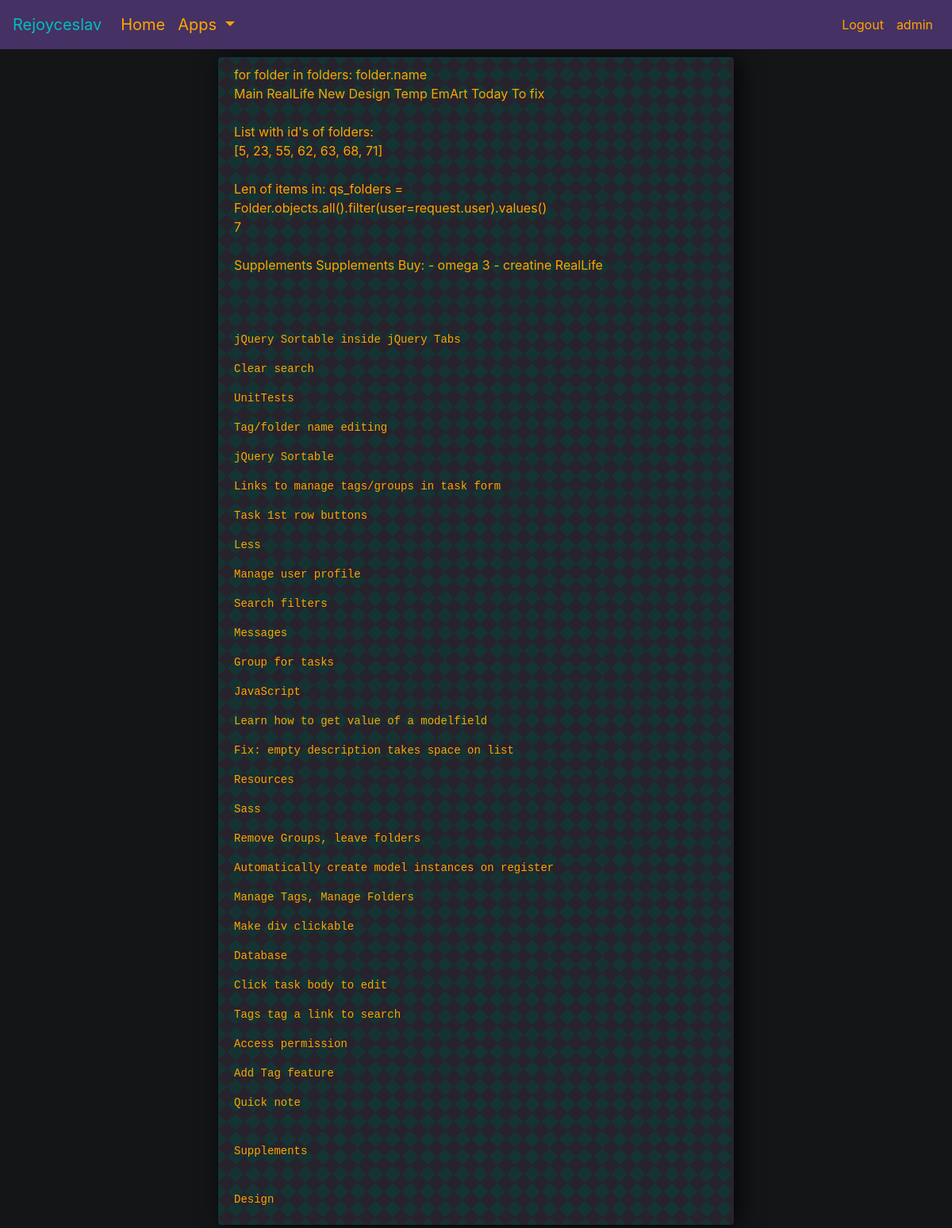
Screenshot of /test/ (signed in) with the database file from the repository.
### tasks/models.py (models this page shows)
class Folder(models.Model):
    user = models.ForeignKey(User, on_delete=models.PROTECT, null=True, blank=False)
    name = models.CharField(max_length=50, null=True, blank=False)
    def __str__(self):
        return self.name

class Task(models.Model):
    user = models.ForeignKey(User, on_delete=models.CASCADE, null=True, blank=False)
    title = models.CharField(max_length=70, blank=False)
    description = models.TextField(null=True, blank=True)
    complete = models.BooleanField(default=False)
    create = models.DateTimeField(auto_now_add=True)
    show_task = models.BooleanField(default=True)
    tags = models.ManyToManyField(Tag, blank=True)
    folder_selected = models.ForeignKey(Folder, related_name='tasks', on_delete=models.SET_NULL, null=True, blank=True)
    def __str__(self):
        return self.title
    class Meta:
        ordering = ['complete', '-id']  # when ordering multiple values, this is the order

### test/views.py (the view)
# urls.py: path('test/', views.test_model_form_view, name='test'),
@login_required
def test_model_form_view(request):
    if not request.user.username == "admin":  # restricts access permission to username = 'admin'
        response = render(request, 'access_denied.html')
        return response
    qs_folders = Folder.objects.all().filter(user=request.user)
    qs_folders_values = Folder.objects.all().filter(user=request.user).values()
    f = Folder.objects.get(id=5)
    all_main_tasks = f.tasks.all()
    f2 = Folder.objects.get(id=23)
    all_reallife_tasks = f2.tasks.all()
    list_of_ids = []
    for name in qs_folders_values:
        list_of_ids.append(name['id'])
    qs_tasks0 = Task.objects.all().filter(user=request.user).filter(folder_selected=list_of_ids[0])
    qs_tasks1 = Task.objects.all().filter(user=request.user).filter(folder_selected=list_of_ids[1])
    qs_tasks2 = Task.objects.all().filter(user=request.user).filter(folder_selected=list_of_ids[2])
    qs_tasks3 = Task.objects.all().filter(user=request.user).filter(folder_selected=list_of_ids[3])
    len_folders = len(qs_folders_values)
    context = {
        'reallife_tasks': all_reallife_tasks,
        'list_of_names': list_of_ids,
        'tasks0': qs_tasks0,
        'tasks1': qs_tasks1,
        'tasks2': qs_tasks2,
        'tasks3': qs_tasks3,
        'folders': qs_folders,
        'folders_values': qs_folders_values,
        'len_folders': len_folders,
    }
    response = render(request, 'test.html', context)
    return response

### test/templates/test.html
{% extends 'info_page.html' %}
{% block info_content %}
for folder in folders: folder.name <br>
{% for folder in folders %}
    {{folder.name}}
{% endfor %}
<br><br>
List with id's of folders: <br>
{{list_of_names}}
<br><br>
Len of items in: qs_folders = Folder.objects.all().filter(user=request.user).values() <br>
{{len_folders}}
<br><br>
{% for task in reallife_tasks%}
{{task}}
{{task.title}}
{{task.description}}
{{task.folder_selected}}
{% endfor %}
<br><br>
<br><br>
{% for task in tasks0 %}
    <pre style="color: orange">{{task.title}}</pre>
{% endfor %}
<br>
{% for task in tasks1 %}
    <pre style="color: orange">{{task.title}}</pre>
{% endfor %}
<br>
{% for task in tasks2 %}
    <pre style="color: orange">{{task.title}}</pre>
{% endfor %}
{% endblock info_content %}

### templates/base.html (shortened to what this page needs)
<!DOCTYPE html>
{% load static %}
<link rel="stylesheet" href="https://stackpath.bootstrapcdn.com/bootstrap/4.3.1/css/bootstrap.min.css"
>
<link rel="stylesheet" href="https://cdn.jsdelivr.net/npm/bootstrap-icons@1.5.0/font/bootstrap-icons.css">
<link rel="stylesheet" href="{% static 'dark_green_orange_style.css' %}">
<link href="{% static 'js/jquery-ui-1.12.1/jquery-ui.min.css' %}" rel="stylesheet">
<link href="{% static 'js/jquery-ui-1.12.1/jquery-ui.structure.min.css' %}" rel="stylesheet">
<link href="{% static 'js/jquery-ui-1.12.1/jquery-ui.theme.min.css' %}" rel="stylesheet">
<link rel="stylesheet" href="https://cdn.jsdelivr.net/npm/@mdi/font@5.9.55/css/materialdesignicons.min.css">
<html lang="en">
<head>
</head>
<body>
<nav class="navbar navbar-expand-lg navbar-dark bg-dark">
  <span class="navbar-brand">Rejoyceslav</span>
  <div class="collapse navbar-collapse" id="navbarSupportedContent">
    <ul class="navbar-nav mr-auto">
      <li class="nav-item active">
        <a class="nav-link" href="{% url 'home' %}">Home <span class="sr-only">(current)</span></a>
      </li>
      <li class="nav-item dropdown">
        <a class="nav-link dropdown-toggle" href="#" id="navbarDropdown" role="button" data-toggle="dropdown" aria-haspopup="true" aria-expanded="false">
          Apps
        </a>
      </li>
    </ul>
    <ul class="navbar-nav">
      {% if user.is_authenticated %}
      <li class="nav-item">
        <a class="nav-link" href="{% url 'logout' %}" style="font-size: 16px">Logout</a>
      </li>
      <li class="nav-item">
        <a class="nav-link" href="{% url 'profile_main' %}" style="font-size: 16px">{{ request.user }}</a>
      </li>
      {% endif %}
    </ul>
  </div>
</nav>
<div class="container-fluid">
  {% block content %}
  {% endblock content %}
</div>
</body>
</html>

### static/dark_green_orange_style.css (style rules this page uses)
body { background-color: #131516; }
.navbar { min-width: 350px !important; }
.bg-dark { background-color: #453163 !important; }
.navbar-brand { color: #00bfbf !important; }
.nav-link { color: Orange !important; font-size: 20px; }
.container-fluid { margin: 0px; padding: 0px; }
span { color: Orange; word-break: break-word; }
a:link { text-decoration: none; color: #00bfbf; }

### rows the page displays
Folder: name "Main"
Folder: name "RealLife"
Folder: name "New Design"
Folder: name "Temp"
Folder: name "EmArt"
Folder: name "Today"
Folder: name "To fix"
Task: title "Supplements", description "Buy: - omega 3 - creatine", folder_selected "RealLife"
Task: title "jQuery Sortable inside jQuery Tabs"
Task: title "Clear search"
Task: title "UnitTests"
Task: title "Tag/folder name editing"
Task: title "jQuery Sortable"
Task: title "Links to manage tags/groups in task form"
Task: title "Task 1st row buttons"
Task: title "Less"
Task: title "Manage user profile"
Task: title "Search filters"
Task: title "Messages"
Task: title "Group for tasks"
Task: title "JavaScript"
Task: title "Learn how to get value of a modelfield"
Task: title "Fix: empty description takes space on list"
Task: title "Resources"
Task: title "Sass"
Task: title "Remove Groups, leave folders"
Task: title "Automatically create model instances on register"
Task: title "Manage Tags, Manage Folders"
Task: title "Make div clickable"
Task: title "Database"
Task: title "Click task body to edit"
Task: title "Tags tag a link to search"
Task: title "Access permission"
Task: title "Add Tag feature"
Task: title "Quick note"
Task: title "Design"

### other values shown
{{ request.user }} "admin"
{{ list_of_names }} "[5, 23, 55, 62, 63, 68, 71]"
{{ len_folders }} "7"
